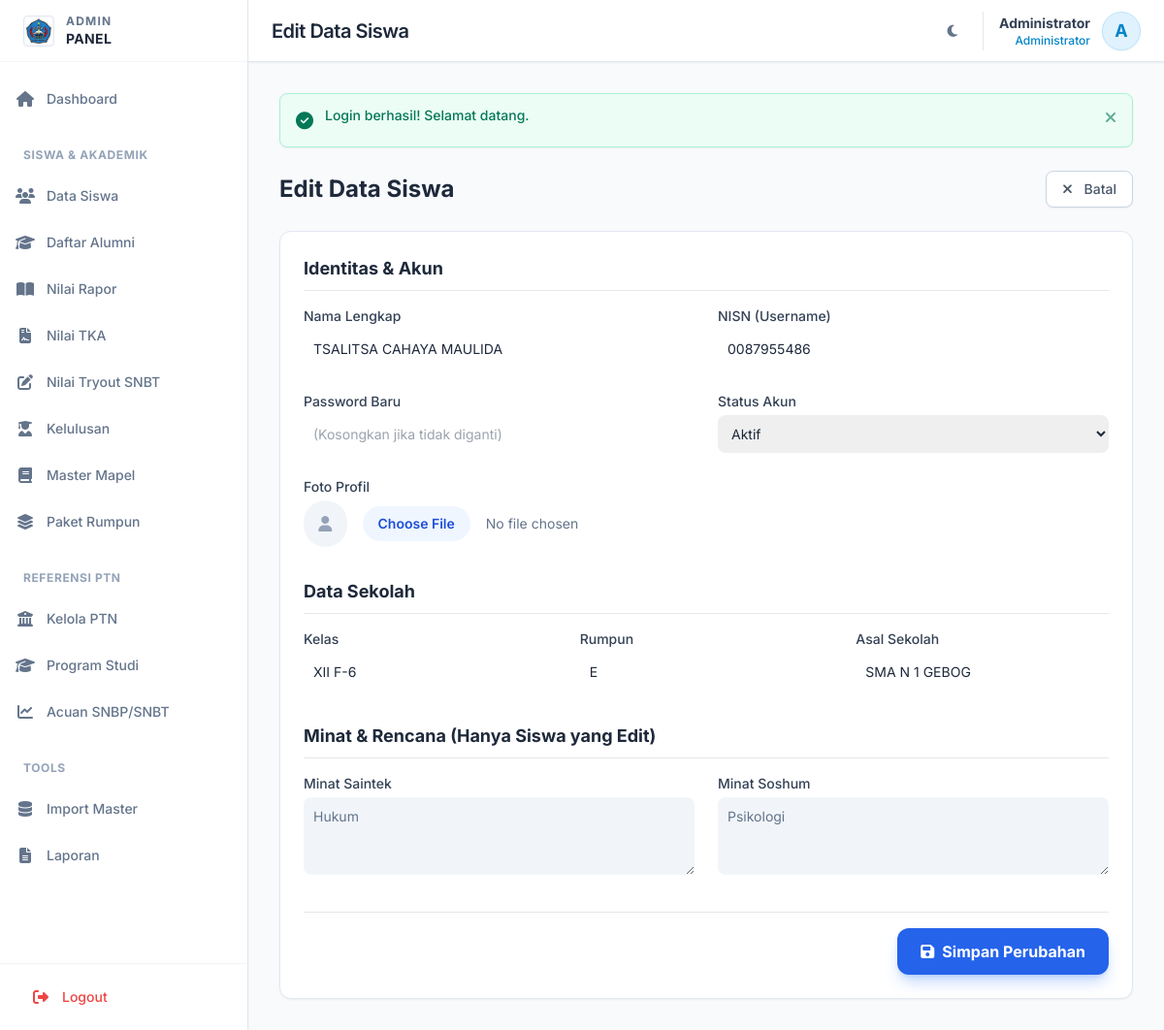
The page /admin/siswa-edit.php?id=1 (signed in) on the database its author committed.
### tables this page shows
CREATE TABLE `users` (
  `id` int NOT NULL,
  `username` varchar(50) NOT NULL,
  `password` varchar(255) NOT NULL,
  `role` enum('siswa','admin') DEFAULT 'siswa',
  `nama` varchar(100) NOT NULL,
  `is_active` tinyint(1) DEFAULT '1',
  `created_at` timestamp NULL DEFAULT CURRENT_TIMESTAMP,
  `updated_at` timestamp NULL DEFAULT CURRENT_TIMESTAMP ON UPDATE CURRENT_TIMESTAMP
);

CREATE TABLE `siswa_profile` (
  `id` int NOT NULL,
  `user_id` int NOT NULL,
  `nisn` varchar(20) DEFAULT NULL,
  `kelas` varchar(20) DEFAULT NULL,
  `kode_rumpun` varchar(5) DEFAULT NULL,
  `asal_sekolah` varchar(100) DEFAULT 'SMAN 1 Gebog',
  `tahun_lulus` int DEFAULT NULL,
  `minat_saintek` text,
  `minat_soshum` text,
  `foto` varchar(255) DEFAULT NULL,
  `created_at` timestamp NULL DEFAULT CURRENT_TIMESTAMP,
  `updated_at` timestamp NULL DEFAULT CURRENT_TIMESTAMP ON UPDATE CURRENT_TIMESTAMP,
  `status` enum('Aktif','Lulus','Pindah') DEFAULT 'Aktif'
);

### admin/siswa-edit.php (the view, shortened to what the rows shown need)
<?php
$pageTitle = 'Edit Data Siswa';
require_once __DIR__ . '/../includes/Database.php';
require_once __DIR__ . '/../includes/functions.php';
$db = Database::getInstance();
$id = get('id');
$siswa = $db->queryOne("
    SELECT sp.*, u.nama, u.username, u.is_active, u.id as uid
    FROM siswa_profile sp
    JOIN users u ON sp.user_id = u.id
    WHERE sp.id = ?
", [$id]);
require_once __DIR__ . '/../templates/header-admin.php';
$inputStyle = "w-full rounded-lg border-slate-300 dark:border-slate-600 dark:bg-slate-700 dark:text-white p-2.5 text-sm focus:outline-none focus:ring-2 focus:ring-blue-500 focus:border-blue-500 transition-shadow";
$readonlyStyle = "w-full rounded-lg border-slate-200 bg-slate-100 text-slate-500 dark:border-slate-700 dark:bg-slate-800 dark:text-slate-400 p-2.5 text-sm focus:outline-none cursor-not-allowed";
?>
<div class="max-w-4xl mx-auto">
    <div class="flex justify-between items-center mb-6">
        <h2 class="text-2xl font-bold text-slate-800 dark:text-white">Edit Data Siswa</h2>
    </div>
    <form method="POST" enctype="multipart/form-data" class="bg-white dark:bg-slate-800 rounded-xl border border-slate-200 dark:border-slate-700 shadow-sm p-6 space-y-8">
        <div>
            <div class="grid grid-cols-1 md:grid-cols-2 gap-6">
                <div>
                    <label class="block text-sm font-medium text-slate-700 dark:text-slate-300 mb-1">Nama Lengkap</label>
                    <input type="text" name="nama" value="<?= sanitize($siswa['nama']) ?>" class="<?= $inputStyle ?>" required>
                </div>
                <div>
                    <label class="block text-sm font-medium text-slate-700 dark:text-slate-300 mb-1">NISN (Username)</label>
                    <input type="text" name="nisn" value="<?= sanitize($siswa['username']) ?>" class="<?= $inputStyle ?>" required>
                </div>
                <div>
                    <label class="block text-sm font-medium text-slate-700 dark:text-slate-300 mb-1">Status Akun</label>
                    <select name="is_active" class="<?= $inputStyle ?>">
                        <option value="1" <?= $siswa['is_active'] == 1 ? 'selected' : '' ?>>Aktif</option>
                    </select>
                </div>
            </div>
        </div>
        <div>
            <div class="grid grid-cols-1 md:grid-cols-3 gap-6">
                <div>
                    <label class="block text-sm font-medium text-slate-700 dark:text-slate-300 mb-1">Kelas</label>
                    <input type="text" name="kelas" value="<?= sanitize($siswa['kelas']) ?>" class="<?= $inputStyle ?>" placeholder="XII MIPA 1">
                </div>
                <div>
                    <label class="block text-sm font-medium text-slate-700 dark:text-slate-300 mb-1">Rumpun</label>
                    <input type="text" name="kode_rumpun" value="<?= sanitize($siswa['kode_rumpun']) ?>" class="<?= $inputStyle ?>" placeholder="A, B, C...">
                </div>
                <div>
                    <label class="block text-sm font-medium text-slate-700 dark:text-slate-300 mb-1">Asal Sekolah</label>
                    <input type="text" name="asal_sekolah" value="<?= sanitize($siswa['asal_sekolah']) ?>" class="<?= $inputStyle ?>">
                </div>
            </div>
        </div>
        <div>
            <div class="grid grid-cols-1 md:grid-cols-2 gap-6">
                <div>
                    <label class="block text-sm font-medium text-slate-700 dark:text-slate-300 mb-1">Minat Saintek</label>
                    <textarea readonly class="<?= $readonlyStyle ?>" rows="3"><?= sanitize($siswa['minat_saintek']) ?></textarea>
                </div>
                <div>
                    <label class="block text-sm font-medium text-slate-700 dark:text-slate-300 mb-1">Minat Soshum</label>
                    <textarea readonly class="<?= $readonlyStyle ?>" rows="3"><?= sanitize($siswa['minat_soshum']) ?></textarea>
                </div>
            </div>
        </div>
    </form>
</div>
<?php require_once __DIR__ . '/../templates/footer.php'; ?>

### templates/header-admin.php (shortened to what the rows shown need)
<?php
require_once __DIR__ . '/../includes/Auth.php';
require_once __DIR__ . '/../includes/functions.php';
$auth = new Auth();
$auth->requireAdmin();
$auth->checkSessionTimeout(1800);
$user = $auth->getUser();
?>
<!DOCTYPE html>
<html lang="id" class="scroll-smooth">
<head>
    <link rel="stylesheet" href="https://cdnjs.cloudflare.com/ajax/libs/font-awesome/6.5.1/css/all.min.css">
    <script src="https://cdn.tailwindcss.com"></script>
</head>
<body class="bg-slate-50 text-slate-800 antialiased dark:bg-slate-900 dark:text-slate-100 transition-colors duration-300">
    <div class="flex h-screen overflow-hidden">
        <div class="flex-1 flex flex-col overflow-hidden relative">
            <header class="bg-white h-16 shadow-sm border-b border-slate-200 flex items-center justify-between px-4 sm:px-6 z-40 dark:bg-slate-800 dark:border-slate-700 transition-colors duration-300">
                <div class="flex items-center gap-4">
                    <h1 class="text-xl font-semibold text-slate-800 tracking-tight hidden sm:block dark:text-white">
                        <?= isset($pageTitle) ? $pageTitle : 'Dashboard' ?>
                    </h1>
                </div>
                <div class="flex items-center gap-4">
                    <div class="flex items-center gap-3 pl-4 border-l border-slate-200 dark:border-slate-600">
                        <div class="text-right hidden sm:block">
                            <div class="text-sm font-bold text-slate-700 dark:text-slate-200"><?= sanitize($user['nama']) ?></div>
                            <div class="text-xs text-sky-600 font-medium dark:text-sky-400">Administrator</div>
                        </div>
                        <div class="h-10 w-10 rounded-full bg-sky-100 border border-sky-200 flex items-center justify-center overflow-hidden text-sky-600 font-bold text-lg shadow-sm dark:bg-sky-900 dark:text-sky-300 dark:border-sky-700">
                            <?= strtoupper(substr($user['nama'], 0, 1)) ?>
                        </div>
                    </div>
                </div>
            </header>
            <main class="flex-1 overflow-x-hidden overflow-y-auto bg-slate-50 p-4 sm:p-6 lg:p-8 dark:bg-slate-900 transition-colors duration-300">

### rows shown on the page
users: nama "Administrator", nama "A"
siswa_profile: nama "TSALITSA CAHAYA MAULIDA", nisn "0087955486", kelas "XII F-6", kode_rumpun "E", asal_sekolah "SMA N 1 GEBOG", minat_saintek "Hukum", minat_soshum "Psikologi"
users: is_active "Aktif"

### other values the page prints
$pageTitle "Edit Data Siswa"
$msgContent "Login berhasil! Selamat datang."
